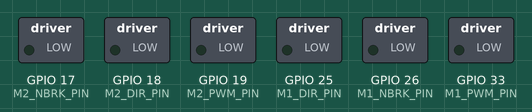
This sketch was run on a simulated ESP32. On the bench: switched loads named in the sketch (green lamp = pin HIGH). What the sketch prints to the serial monitor is not drawn.

Above: at 0.0 s.
At 3.7 s:
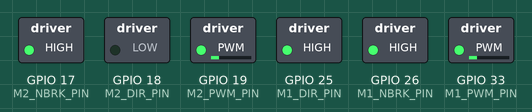
At 6.2 s:
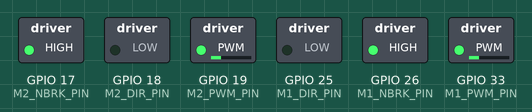
At 8.2 s:
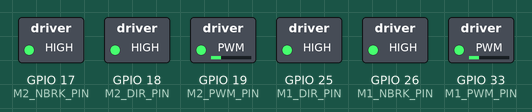
At 14.2 s:
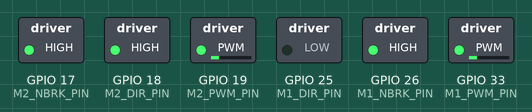
At 18.7 s:
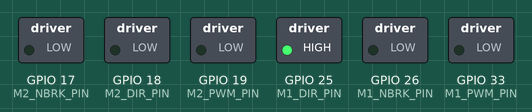
Timing chart, 0 to 20.2 s (numbered marks = the images above):
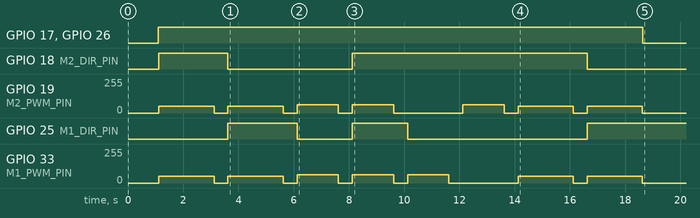

The sketch:

motors.ino
```cpp
/*
 * ═══════════════════════════════════════════════════════════════════════════
 * DRV8353F Dual-Motor Driver Test - Walter Robot
 * ═══════════════════════════════════════════════════════════════════════════
 *
 * Description:
 *   Comprehensive test of both motors with directional movements including
 *   forward, reverse, turn left, and turn right maneuvers.
 *
 * Hardware:
 *   - Motor Driver: DRV8353F
 *   - MCU: ESP32
 *   - Motors: 2x DC motors (M1 = Left, M2 = Right)
 *
 * Movement Logic:
 *   Forward:     M1=Forward,  M2=Forward
 *   Reverse:     M1=Reverse,  M2=Reverse
 *   Turn Right:  M1=Forward,  M2=Stopped/Reverse
 *   Turn Left:   M1=Stopped/Reverse, M2=Forward
 *
 * ═══════════════════════════════════════════════════════════════════════════
 */

// ═══════════════════════════════════════════════════════════════════════════
// Pin Definitions
// ═══════════════════════════════════════════════════════════════════════════

// Motor 1 (Left) Control Pins
#define M1_PWM_PIN 33
#define M1_DIR_PIN 25
#define M1_NBRK_PIN 26

#define M2_PWM_PIN 19
#define M2_DIR_PIN 18
#define M2_NBRK_PIN 17

const int PWM_FREQ = 25000;
const int PWM_RESOLUTION = 10;      // 10-bit resolution (0-1023)
const int TEST_DUTY_CYCLE = 200;    // ~20% duty cycle for safe testing
const int TURN_DUTY_CYCLE = 250;    // ~24% duty cycle for turns
const int MAX_DUTY_CYCLE = 1023;    // Maximum PWM value

// Timing configuration
const int RUN_TIME_MS = 2000;       // Duration for each movement test
const int TURN_TIME_MS = 1500;      // Duration for turn maneuvers
const int STOP_TIME_MS = 500;       // Pause between movements

// Direction constants
#define MOTOR_FORWARD  LOW
#define MOTOR_REVERSE  HIGH
#define BRAKE_DISABLED HIGH
#define BRAKE_ENABLED  LOW

void setupMotor(int pwmPin, int dirPin, int nbrkPin, const char *motorName)
{
    Serial.print("  → Initializing ");
    Serial.print(motorName);
    Serial.println("...");

    pinMode(dirPin, OUTPUT);
    pinMode(nbrkPin, OUTPUT);

    digitalWrite(dirPin, MOTOR_FORWARD);
    digitalWrite(nbrkPin, BRAKE_DISABLED);

    ledcAttach(pwmPin, PWM_FREQ, PWM_RESOLUTION);
    ledcWrite(pwmPin, 0);
}

void stopAllMotors()
{
    ledcWrite(M1_PWM_PIN, 0);
    ledcWrite(M2_PWM_PIN, 0);
}

void moveForward(int speed, int duration)
{
    Serial.print("  ▶ Moving FORWARD (");
    Serial.print((speed * 100) / MAX_DUTY_CYCLE);
    Serial.print("%, ");
    Serial.print(duration);
    Serial.println("ms)");

    digitalWrite(M1_DIR_PIN, LOW);
    digitalWrite(M2_DIR_PIN, HIGH);
    ledcWrite(M1_PWM_PIN, speed);
    ledcWrite(M2_PWM_PIN, speed);
    delay(duration);
    stopAllMotors();
}

void moveReverse(int speed, int duration)
{
    Serial.print("  ◀ Moving REVERSE (");
    Serial.print((speed * 100) / MAX_DUTY_CYCLE);
    Serial.print("%, ");
    Serial.print(duration);
    Serial.println("ms)");

    digitalWrite(M1_DIR_PIN, HIGH);
    digitalWrite(M2_DIR_PIN, LOW);
    ledcWrite(M1_PWM_PIN, speed);
    ledcWrite(M2_PWM_PIN, speed);
    delay(duration);
    stopAllMotors();
}

void turnRight(int speed, int duration)
{
    Serial.print("  ↻ Turning RIGHT (");
    Serial.print((speed * 100) / MAX_DUTY_CYCLE);
    Serial.print("%, ");
    Serial.print(duration);
    Serial.println("ms)");

    digitalWrite(M1_DIR_PIN, LOW);
    digitalWrite(M2_DIR_PIN, LOW);
    ledcWrite(M1_PWM_PIN, speed);
    ledcWrite(M2_PWM_PIN, speed);
    delay(duration);
    stopAllMotors();
}

void turnLeft(int speed, int duration)
{
    Serial.print("  ↺ Turning LEFT (");
    Serial.print((speed * 100) / MAX_DUTY_CYCLE);
    Serial.print("%, ");
    Serial.print(duration);
    Serial.println("ms)");

    digitalWrite(M1_DIR_PIN, HIGH);
    digitalWrite(M2_DIR_PIN, HIGH);
    ledcWrite(M1_PWM_PIN, speed);
    ledcWrite(M2_PWM_PIN, speed);
    delay(duration);
    stopAllMotors();
}

void turnRightSoft(int speed, int duration)
{
    Serial.print("  → Turning RIGHT (soft, ");
    Serial.print((speed * 100) / MAX_DUTY_CYCLE);
    Serial.print("%, ");
    Serial.print(duration);
    Serial.println("ms)");

    digitalWrite(M1_DIR_PIN, LOW);
    digitalWrite(M2_DIR_PIN, HIGH);
    ledcWrite(M1_PWM_PIN, speed);
    ledcWrite(M2_PWM_PIN, 0);
    delay(duration);
    stopAllMotors();
}

void turnLeftSoft(int speed, int duration)
{
    Serial.print("  ← Turning LEFT (soft, ");
    Serial.print((speed * 100) / MAX_DUTY_CYCLE);
    Serial.print("%, ");
    Serial.print(duration);
    Serial.println("ms)");

    digitalWrite(M1_DIR_PIN, LOW);
    digitalWrite(M2_DIR_PIN, HIGH);
    ledcWrite(M1_PWM_PIN, 0);
    ledcWrite(M2_PWM_PIN, speed);
    delay(duration);
    stopAllMotors();
}

void applyBrakes()
{
    Serial.println("  ⚫ Applying brakes to both motors");
    digitalWrite(M1_NBRK_PIN, BRAKE_ENABLED);
    digitalWrite(M2_NBRK_PIN, BRAKE_ENABLED);
    delay(100);
}

void setup()
{
    Serial.begin(115200);
    delay(1000);

    // Print header
    Serial.println();
    Serial.println("╔═══════════════════════════════════════════════════════════╗");
    Serial.println("║   DRV8353F Dual-Motor Movement Test - Walter Robot       ║");
    Serial.println("╚═══════════════════════════════════════════════════════════╝");
    Serial.println();

    // Display configuration
    Serial.println("┌─ Configuration ──────────────────────────────────────────┐");
    Serial.print("  PWM Frequency: ");
    Serial.print(PWM_FREQ / 1000);
    Serial.println(" kHz");
    Serial.print("  Test Speed: ");
    Serial.print(TEST_DUTY_CYCLE);
    Serial.print(" (~");
    Serial.print((TEST_DUTY_CYCLE * 100) / MAX_DUTY_CYCLE);
    Serial.println("%)");
    Serial.print("  Turn Speed: ");
    Serial.print(TURN_DUTY_CYCLE);
    Serial.print(" (~");
    Serial.print((TURN_DUTY_CYCLE * 100) / MAX_DUTY_CYCLE);
    Serial.println("%)");
    Serial.println("└──────────────────────────────────────────────────────────┘");
    Serial.println();

    // Initialize motors
    Serial.println("┌─ Initialization ─────────────────────────────────────────┐");
    setupMotor(M1_PWM_PIN, M1_DIR_PIN, M1_NBRK_PIN, "Motor 1 (Left)");
    setupMotor(M2_PWM_PIN, M2_DIR_PIN, M2_NBRK_PIN, "Motor 2 (Right)");
    Serial.println("└──────────────────────────────────────────────────────────┘");
    Serial.println();

    // Test sequence
    Serial.println("┌─ Movement Test Sequence ─────────────────────────────────┐");

    // Forward movement
    moveForward(TEST_DUTY_CYCLE, RUN_TIME_MS);
    delay(STOP_TIME_MS);

    // Reverse movement
    moveReverse(TEST_DUTY_CYCLE, RUN_TIME_MS);
    delay(STOP_TIME_MS);

    // Turn right (pivot)
    turnRight(TURN_DUTY_CYCLE, TURN_TIME_MS);
    delay(STOP_TIME_MS);

    // Turn left (pivot)
    turnLeft(TURN_DUTY_CYCLE, TURN_TIME_MS);
    delay(STOP_TIME_MS);

    // Soft turn right
    turnRightSoft(TURN_DUTY_CYCLE, TURN_TIME_MS);
    delay(STOP_TIME_MS);

    // Soft turn left
    turnLeftSoft(TURN_DUTY_CYCLE, TURN_TIME_MS);
    delay(STOP_TIME_MS);

    // Forward again
    moveForward(TEST_DUTY_CYCLE, RUN_TIME_MS);
    delay(STOP_TIME_MS);

    // Reverse again
    moveReverse(TEST_DUTY_CYCLE, RUN_TIME_MS);

    Serial.println("└──────────────────────────────────────────────────────────┘");
    Serial.println();

    // Apply brakes
    applyBrakes();

    // Final status
    Serial.println("╔═══════════════════════════════════════════════════════════╗");
    Serial.println("║                    ✓ Test Complete                       ║");
    Serial.println("║          All movement patterns tested successfully       ║");
    Serial.println("╚═══════════════════════════════════════════════════════════╝");
    Serial.println();
    Serial.println("Demo finished. Motors are braked and idle.");
    Serial.println("Reset the board to run the test again.");
}

void loop()
{
    // Demo runs once in setup() - no continuous operation
}
```
